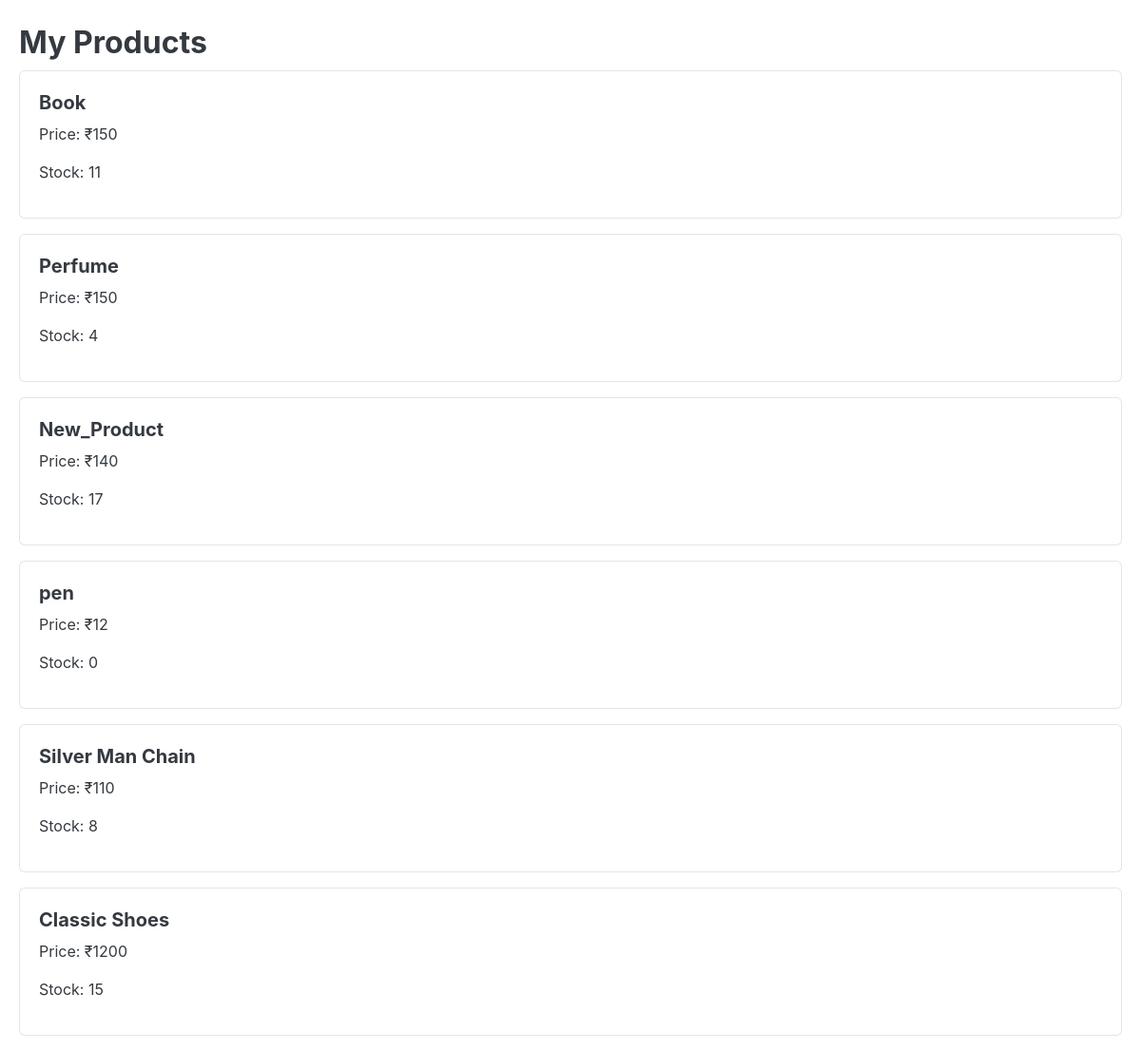
Page /orders/my-products/ (signed in) on the committed database.
### store/models.py (models this page shows, shortened)
class Product(models.Model):
    distributor = models.ForeignKey(
        "orders.Distributor",   # ✅ correct app
        on_delete=models.CASCADE,
        null=True,
        blank=True,
        related_name="products"
    )
    product_name = models.CharField(max_length=200)
    slug = models.SlugField(max_length=200, unique=True)
    description = models.TextField(blank=True)
    price = models.IntegerField()
    image = models.ImageField(upload_to='photos/products')
    stock = models.IntegerField()
    is_available = models.BooleanField(default=True)
    category = models.ForeignKey(Category, on_delete=models.CASCADE)
    created_date = models.DateTimeField(auto_now_add=True)
    modified_date = models.DateTimeField(auto_now=True)

### orders/views.py (the view)
# urls.py: path('my-products/', views.distributor_products, name='distributor_products'),
@login_required
def distributor_products(request):
    distributor = request.user.distributor_profile
    products = StoreProduct.objects.filter(distributor=distributor)
    return render(request, "distributor/products.html", {"products": products})

### category/context_processors.py (called while the page is built)
def menu_categories(request):
    return {
        'menu_categories': Category.objects.all()
    }

### store/context_processors.py (called while the page is built)
def cart_count(request):
    count = 0
    if request.user.is_authenticated:
        count = CartItem.objects.filter(cart__user=request.user).count()
    return {
        'cart_count': count
    }

### templates/distributor/products.html
{% extends "auth_base.html" %}
{% block content %}
<div class="container mt-4">
<h2>My Products</h2>
{% for product in products %}
<div class="card mb-3">
    <div class="card-body">
        <h5>{{ product.product_name }}</h5>
        <p>Price: ₹{{ product.price }}</p>
        <p>Stock: {{ product.stock }}</p>
    </div>
</div>
{% endfor %}
</div>
{% endblock %}

### rows in the picture
Product: product_name "Book", price "150", stock "11"
Product: product_name "Perfume", price "150", stock "4"
Product: product_name "New_Product", price "140", stock "17"
Product: product_name "pen", price "12", stock "0"
Product: product_name "Silver Man Chain", price "110", stock "8"
Product: product_name "Classic Shoes", price "1200", stock "15"
